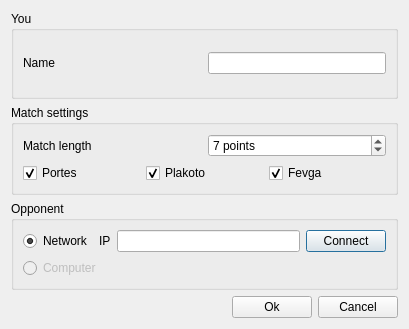
<ui version="4.0" >
 <class>settingsDlg</class>
 <widget class="QDialog" name="settingsDlg" >
  <property name="geometry" >
   <rect>
    <x>0</x>
    <y>0</y>
    <width>409</width>
    <height>329</height>
   </rect>
  </property>
  <property name="windowTitle" >
   <string>Settings</string>
  </property>
  <layout class="QVBoxLayout" >
   <item>
    <widget class="QGroupBox" name="groupBox_2" >
     <property name="title" >
      <string>You</string>
     </property>
     <layout class="QVBoxLayout" >
      <item>
       <layout class="QHBoxLayout" >
        <item>
         <widget class="QLabel" name="label" >
          <property name="text" >
           <string>Name</string>
          </property>
         </widget>
        </item>
        <item>
         <widget class="QLineEdit" name="player1Name" >
          <property name="sizePolicy" >
           <sizepolicy vsizetype="Fixed" hsizetype="Preferred" >
            <horstretch>0</horstretch>
            <verstretch>0</verstretch>
           </sizepolicy>
          </property>
          <property name="maxLength" >
           <number>32</number>
          </property>
         </widget>
        </item>
       </layout>
      </item>
     </layout>
    </widget>
   </item>
   <item>
    <widget class="QGroupBox" name="groupBox" >
     <property name="title" >
      <string>Match settings</string>
     </property>
     <layout class="QVBoxLayout" >
      <item>
       <layout class="QHBoxLayout" >
        <item>
         <widget class="QLabel" name="label_3" >
          <property name="text" >
           <string>Match length</string>
          </property>
         </widget>
        </item>
        <item>
         <widget class="QSpinBox" name="matchLength" >
          <property name="toolTip" >
           <string>Choose the length of the match in points</string>
          </property>
          <property name="whatsThis" >
           <string>&lt;html>&lt;head>&lt;meta name="qrichtext" content="1" />&lt;style type="text/css">
p, li { white-space: pre-wrap; }
&lt;/style>&lt;/head>&lt;body style=" font-family:'Sans Serif'; font-size:9pt; font-weight:400; font-style:normal;">
&lt;p style=" margin-top:0px; margin-bottom:0px; margin-left:0px; margin-right:0px; -qt-block-indent:0; text-indent:0px;">In Greece, tables games are called &lt;span style=" font-weight:600;">tavli&lt;/span> (related to the word &lt;span style=" font-style:italic;">tavla&lt;/span>, meaning "board" or "table", and &lt;a href="http://en.wikipedia.org/wiki/Cognate">&lt;span style=" text-decoration: underline; color:#0000ff;">cognate&lt;/span>&lt;/a> to the Latin &lt;span style=" font-style:italic;">tabula&lt;/span>). There are three major variants, &lt;span style=" font-weight:600; font-style:italic;">portes&lt;/span>, &lt;span style=" font-weight:600; font-style:italic;">plakoto&lt;/span>, and &lt;span style=" font-weight:600; font-style:italic;">fevga&lt;/span>. Portes resembles &lt;a href="http://en.wikipedia.org/wiki/Backgammon">&lt;span style=" text-decoration: underline; color:#0000ff;">backgammon&lt;/span>&lt;/a>, with minor variations: there is no doubling cube, and a backgammon counts only as a gammon (called &lt;span style=" font-style:italic;">diplo&lt;/span>, Greek for &lt;span style=" font-style:italic;">double&lt;/span>). Plakoto is very similar to mahbusa or &lt;a href="http://en.wikipedia.org/wiki/Tapa_%28game%29">&lt;span style=" text-decoration: underline; color:#0000ff;">tapa&lt;/span>&lt;/a>, while fevga is similar to narde or the Turkish variant &lt;span style=" font-weight:600; font-style:italic;">moultezim&lt;/span>. The three are normally played consecutively, in three-, five- or seven-point matches.&lt;/p>
&lt;p style="-qt-paragraph-type:empty; margin-top:0px; margin-bottom:0px; margin-left:0px; margin-right:0px; -qt-block-indent:0; text-indent:0px;">&lt;/p>
&lt;p style=" margin-top:0px; margin-bottom:0px; margin-left:0px; margin-right:0px; -qt-block-indent:0; text-indent:0px; font-size:8pt; font-weight:600;">Source: Wikipedia&lt;/p>&lt;/body>&lt;/html></string>
          </property>
          <property name="specialValueText" >
           <string>1 point</string>
          </property>
          <property name="suffix" >
           <string> points</string>
          </property>
          <property name="minimum" >
           <number>1</number>
          </property>
          <property name="value" >
           <number>7</number>
          </property>
         </widget>
        </item>
       </layout>
      </item>
      <item>
       <layout class="QHBoxLayout" >
        <item>
         <widget class="QCheckBox" name="checkBox_2" >
          <property name="text" >
           <string>Portes</string>
          </property>
          <property name="checked" >
           <bool>true</bool>
          </property>
         </widget>
        </item>
        <item>
         <widget class="QCheckBox" name="checkBox" >
          <property name="text" >
           <string>Plakoto</string>
          </property>
          <property name="checked" >
           <bool>true</bool>
          </property>
         </widget>
        </item>
        <item>
         <widget class="QCheckBox" name="checkBox_3" >
          <property name="text" >
           <string>Fevga</string>
          </property>
          <property name="checked" >
           <bool>true</bool>
          </property>
         </widget>
        </item>
       </layout>
      </item>
     </layout>
    </widget>
   </item>
   <item>
    <widget class="QGroupBox" name="groupBox_3" >
     <property name="title" >
      <string>Opponent</string>
     </property>
     <layout class="QVBoxLayout" >
      <item>
       <layout class="QHBoxLayout" >
        <item>
         <widget class="QRadioButton" name="radioButton" >
          <property name="text" >
           <string>Network</string>
          </property>
          <property name="icon" >
           <iconset resource="tavli.qrc" >:/images/network.png</iconset>
          </property>
          <property name="checked" >
           <bool>true</bool>
          </property>
         </widget>
        </item>
        <item>
         <widget class="QLabel" name="label_2" >
          <property name="text" >
           <string>IP</string>
          </property>
         </widget>
        </item>
        <item>
         <widget class="QLineEdit" name="remoteIP" />
        </item>
        <item>
         <widget class="QPushButton" name="pushButton" >
          <property name="text" >
           <string>Connect</string>
          </property>
          <property name="icon" >
           <iconset resource="tavli.qrc" >:/images/kontact_contacts.png</iconset>
          </property>
         </widget>
        </item>
       </layout>
      </item>
      <item>
       <widget class="QRadioButton" name="radioButton_2" >
        <property name="enabled" >
         <bool>false</bool>
        </property>
        <property name="text" >
         <string>Computer</string>
        </property>
        <property name="icon" >
         <iconset resource="tavli.qrc" >:/images/server.png</iconset>
        </property>
       </widget>
      </item>
     </layout>
    </widget>
   </item>
   <item>
    <layout class="QHBoxLayout" >
     <item>
      <spacer>
       <property name="orientation" >
        <enum>Qt::Horizontal</enum>
       </property>
       <property name="sizeHint" >
        <size>
         <width>211</width>
         <height>20</height>
        </size>
       </property>
      </spacer>
     </item>
     <item>
      <widget class="QPushButton" name="okButton" >
       <property name="text" >
        <string>Ok</string>
       </property>
      </widget>
     </item>
     <item>
      <widget class="QPushButton" name="cancelButton" >
       <property name="text" >
        <string>Cancel</string>
       </property>
      </widget>
     </item>
    </layout>
   </item>
  </layout>
 </widget>
 <resources>
  <include location="tavli.qrc" />
 </resources>
 <connections/>
</ui>
